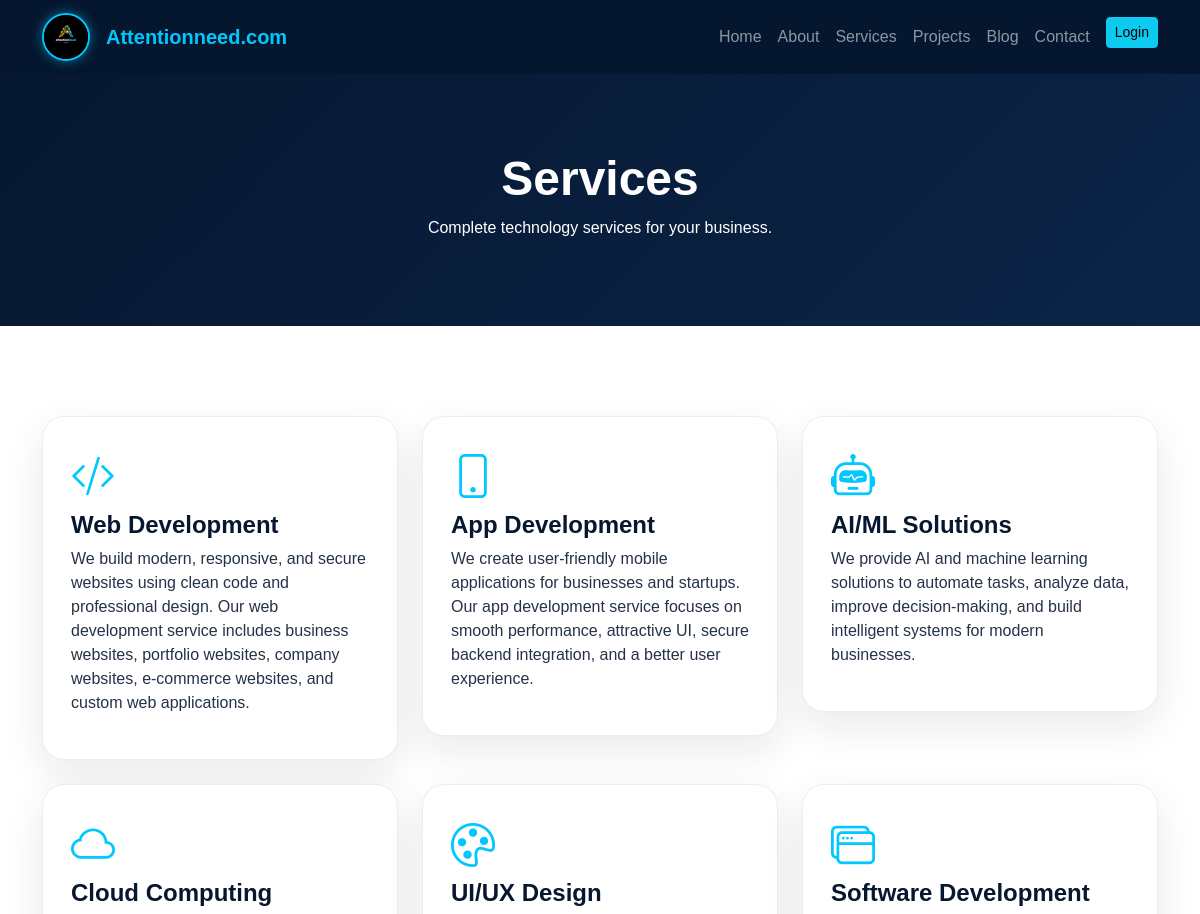
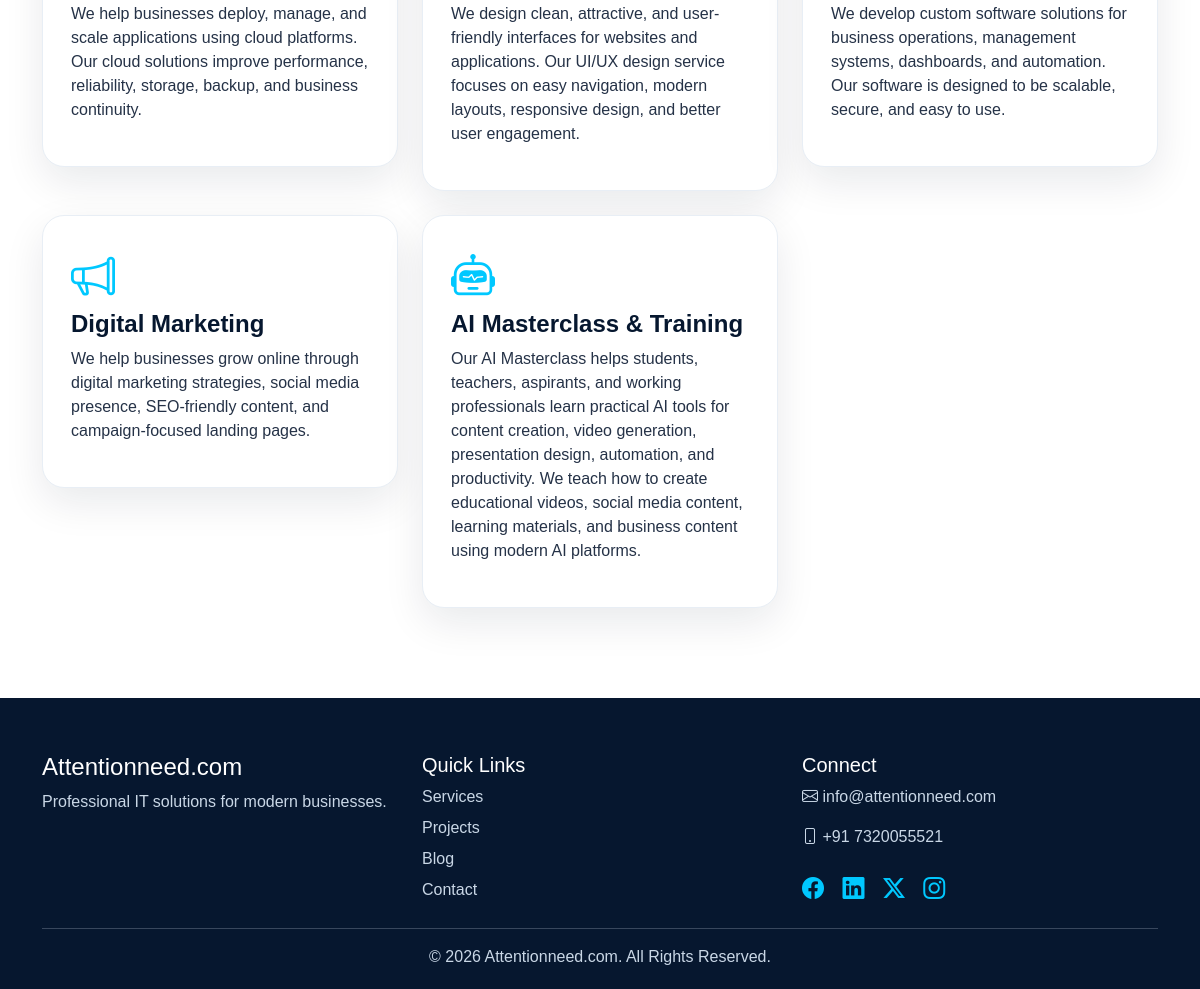
Page /services/ on the committed database (2 pictures, top to bottom).
### main/models.py (models this page shows, shortened)
class Service(models.Model):
    title = models.CharField(max_length=120)
    icon = models.CharField(max_length=50, default='bi bi-code-slash')
    description = models.TextField()
    is_active = models.BooleanField(default=True)

### main/views.py (the view)
# urls.py: path('services/', views.services, name='services'),
def services(request):
    services = Service.objects.filter(is_active=True)
    return render(request, 'main/services.html', {'services': services})

### templates/main/services.html (shortened to what this page needs)
{% extends 'base.html' %}
{% block content %}
<section class="page-header"><div class="container"><h1>Services</h1><p>Complete technology services for your business.</p></div></section>
<section class="section">
<div class="container"><div class="row g-4">
{% for service in services %}
<div class="col-md-4"><div class="info-card"><i class="{{ service.icon }}"></i><h4>{{ service.title }}</h4><p>{{ service.description }}</p></div></div>
{% empty %}<p class="text-center">Add services from Django Admin.</p>{% endfor %}
</div></div>
</section>
{% endblock %}

### templates/base.html (shortened to what this page needs)
{% load static %}
<!DOCTYPE html>
<html lang="en">
<head>
    <link href="https://cdn.jsdelivr.net/npm/bootstrap@5.3.3/dist/css/bootstrap.min.css" rel="stylesheet">
    <link href="https://cdn.jsdelivr.net/npm/bootstrap-icons@1.11.3/font/bootstrap-icons.css" rel="stylesheet">
    <link rel="stylesheet" href="{% static 'css/style.css' %}">
</head>
<body>
<nav class="navbar navbar-expand-lg navbar-dark fixed-top custom-nav">
    <div class="container">
        <a class="navbar-brand fw-bold d-flex align-items-center" href="{% url 'home' %}">
    <img src="{% static 'images/logoattention.jpeg' %}" alt="Attentionneed Logo" class="round-logo">
    <span class="ms-2">Attention<span>need</span>.com</span>
</a>
        <div class="collapse navbar-collapse" id="navMenu">
            <ul class="navbar-nav ms-auto">
                <li class="nav-item"><a class="nav-link" href="{% url 'home' %}">Home</a></li>
                <li class="nav-item"><a class="nav-link" href="{% url 'about' %}">About</a></li>
                <li class="nav-item"><a class="nav-link" href="{% url 'services' %}">Services</a></li>
                <li class="nav-item"><a class="nav-link" href="{% url 'projects' %}">Projects</a></li>
                <li class="nav-item"><a class="nav-link" href="{% url 'blog' %}">Blog</a></li>
                <li class="nav-item"><a class="nav-link" href="{% url 'contact' %}">Contact</a></li>
                {% if user.is_authenticated %}
                <li class="nav-item"><a class="nav-link" href="{% url 'dashboard' %}">Dashboard</a></li>
                <li class="nav-item">
                    <form method="post" action="{% url 'logout' %}">{% csrf_token %}
                        <button class="btn btn-sm btn-outline-info ms-lg-2">Logout</button>
                    </form>
                </li>
                {% else %}
                <li class="nav-item"><a class="btn btn-sm btn-info ms-lg-2" href="{% url 'login' %}">Login</a></li>
                {% endif %}
            </ul>
        </div>
    </div>
</nav>
{% block content %}{% endblock %}
<footer class="footer">
    <div class="container">
        <div class="row g-4">
            <div class="col-md-4">
                <h4>Attentionneed.com</h4>
                <p>Professional IT solutions for modern businesses.</p>
            </div>
            <div class="col-md-4">
                <h5>Quick Links</h5>
                <a href="{% url 'services' %}">Services</a>
                <a href="{% url 'projects' %}">Projects</a>
                <a href="{% url 'blog' %}">Blog</a>
                <a href="{% url 'contact' %}">Contact</a>
            </div>
            <div class="col-md-4">
                <h5>Connect</h5>
                <p><i class="bi bi-envelope"></i> info@attentionneed.com</p>
                <p><i class="bi bi-phone"></i> +91 7320055521</p>
              <div class="socials">
         <a href="https://www.facebook.com/attentionneed" target="_blank" aria-label="Facebook">
        <i class="bi bi-facebook"></i>
    </a>
        <a href="https://www.linkedin.com/company/attentionneed" target="_blank" aria-label="LinkedIn">
        <i class="bi bi-linkedin"></i>
    </a>
    <a href="https://twitter.com/attentionneed" target="_blank" aria-label="Twitter">
        <i class="bi bi-twitter-x"></i>
    </a>
    <a href="https://www.instagram.com/attentionneed" target="_blank" aria-label="Instagram">
        <i class="bi bi-instagram"></i>
    </a>
</div>
            </div>
        </div>
        <hr>
        <p class="text-center mb-0">© 2026 Attentionneed.com. All Rights Reserved.</p>
    </div>
</footer>
</body>
</html>

### static/css/style.css (style rules this page uses)
:root { --dark: #06172f; --dark2: #0b2447; --cyan: #00c8ff; --light: #f4f8fb; --text: #253247; }
* { scroll-behavior: smooth; }
body { font-family: Arial, Helvetica, sans-serif; color: var(--text); background: #fff; }
.custom-nav { background: rgba(6, 23, 47, 0.94); backdrop-filter: blur(12px); }
.navbar-brand { gap: 8px; }
.navbar-brand span { color: var(--cyan); }
.round-logo { height: 48px; width: 48px; object-fit: cover; border-radius: 50%; border: 2px solid var(--cyan); box-shadow: 0 0 12px rgba(0, 200, 255, 0.5); }
.section { padding: 90px 0; }
.info-card, .project-card, .testimonial, .team-card, .form-card, .contact-box, .glass-box, .mini-card, .auth-card { background: #fff; border-radius: 22px; padding: 28px; box-shadow: 0 15px 40px rgba(6, 23, 47, 0.09); transition: 0.3s; border: 1px solid #e8eef5; }
.info-card i { font-size: 44px; color: var(--cyan); margin-bottom: 18px; }
.info-card h4, .project-card h4 { color: var(--dark); font-weight: 700; }
.page-header { padding: 150px 0 70px; background: linear-gradient(135deg, var(--dark), var(--dark2)); color: #fff; text-align: center; }
.page-header h1 { font-size: 48px; font-weight: 800; }
.footer { background: var(--dark); color: #c9d7e6; padding: 55px 0 20px; }
.footer h4, .footer h5 { color: #fff; }
.footer a { display: block; color: #c9d7e6; text-decoration: none; margin: 7px 0; }
.socials a { text-decoration: none; display: inline-block; margin-right: 14px; }
.socials i { font-size: 22px; color: var(--cyan); transition: 0.3s; }

### rows in the picture
Service: title "Web Development", description "We build modern, responsive, and secure websites using clean code and professional design. Our web development service includes business websites, portfolio websites, company websites, e-commerce websites, and custom web applications."
Service: title "App Development", description "We create user-friendly mobile applications for businesses and startups. Our app development service focuses on smooth performance, attractive UI, secure backend integration, and a better user experience."
Service: title "AI/ML Solutions", description "We provide AI and machine learning solutions to automate tasks, analyze data, improve decision-making, and build intelligent systems for modern businesses."
Service: title "Cloud Computing", description "We help businesses deploy, manage, and scale applications using cloud platforms. Our cloud solutions improve performance, reliability, storage, backup, and business continuity."
Service: title "UI/UX Design", description "We design clean, attractive, and user-friendly interfaces for websites and applications. Our UI/UX design service focuses on easy navigation, modern layouts, responsive design, and better user engagement."
Service: title "Software Development", description "We develop custom software solutions for business operations, management systems, dashboards, and automation. Our software is designed to be scalable, secure, and easy to use."
Service: title "Digital Marketing", description "We help businesses grow online through digital marketing strategies, social media presence, SEO-friendly content, and campaign-focused landing pages."
Service: title "AI Masterclass & Training", description "Our AI Masterclass helps students, teachers, aspirants, and working professionals learn practical AI tools for content creation, video generation, presentation design, automation, and productivity. We teach how to create educational videos, social media content, learning materials, and business content using modern AI platforms."
